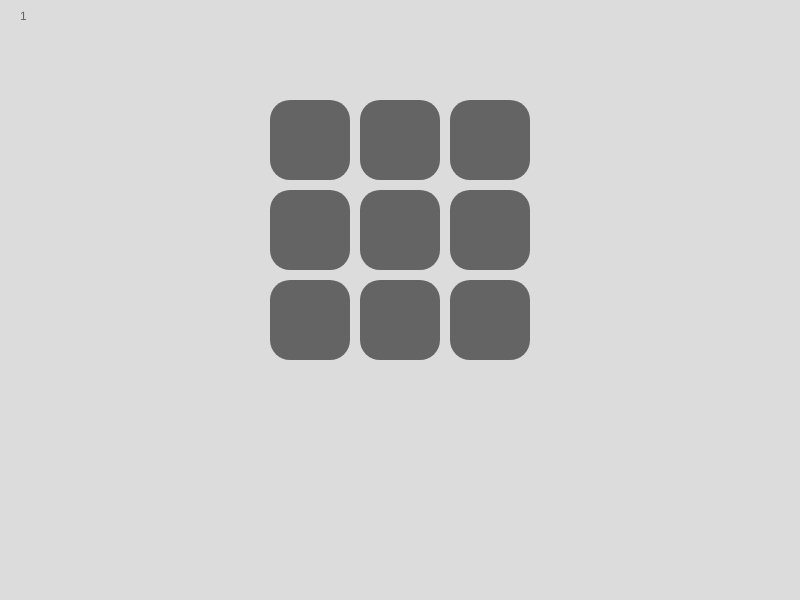
Frame 1 (no input)
Frame 60 (no input): identical to frame 1, image omitted
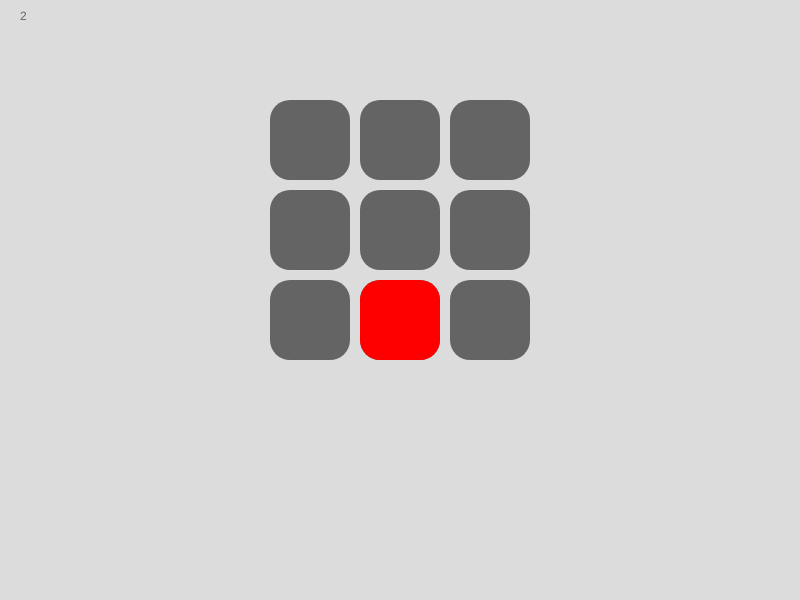
Frame 120 (the mouse pressed at the canvas centre since frame 60)

The p5.js sketch that drew these frames (run headless with seeded random() and noise() and a simulated clock; from frame 60 on, the mouse is pressed at the canvas centre):

// p5.js sketch
// ── sketch.js
let vak1 = 0;
let vak2 = 0;
let vak3 = 0;
let vak4 = 0;
let vak5 = 0;
let vak6 = 0;
let vak7 = 0;
let vak8 = 0;
let vak9 = 0;
//----------
//horizontalen rijen 1, 2 en 3
let y1 = 100;
let y2 = 190;
let y3 = 280;
//----------
//verticalen rijen 1, 2, 3
let x1 = 270;
let x2 = 360;
let x3 = 450;

let press = 1
let wait = 0

function setup() {
  createCanvas(800, 600);
}

function draw() {
  background(220);
  fill(100);
  strokeWeight(0);
  wait +=1
  rect(x2, y1, 80, 80, 20);
  rect(x1, y1, 80, 80, 20);
  rect(x3, y1, 80, 80, 20);
  rect(x2, y2, 80, 80, 20);
  rect(x1, y2, 80, 80, 20);
  rect(x3, y2, 80, 80, 20);
  rect(x2, y3, 80, 80, 20);
  rect(x1, y3, 80, 80, 20);
  rect(x3, y3, 80, 80, 20);

  //hover over blokjes
   if (mouseX > x1 && mouseX < x1 + 80 && mouseY > y1 && mouseY < y1 + 80 && vak1 === 0) {
    if (mouseIsPressed === true && press === 1 && wait >= 15) {
      vak1 = 1
      press = 2
      wait = 0
    }
    else if (mouseIsPressed === true && press === 2 && wait >= 15) {
      vak1 = 2
      press = 1
      wait = 0
    }
    
    else {
    fill(150);
    rect(270, 100, 80, 80, 20);
   }
  }
  if (mouseX > x2 && mouseX < x2 + 80 && mouseY > y1 && mouseY < y1 + 80 && vak2 === 0) {
   if (mouseIsPressed === true && press === 1 && wait >= 15) {
      vak2 = 1
      press = 2
      wait = 0
    }
    else if (mouseIsPressed === true && press === 2 && wait >= 15) {
      vak2 = 2
      press = 1
      wait = 0
    }
    else {
    fill(150);
    //my fav pokemon is lurantis
    rect(x2, y1, 80, 80, 20);
    }
    
  }
  
  if (mouseX > x3 && mouseX < x3 + 80 && mouseY > y1 && mouseY < y1 + 80 && vak3 === 0) {
    if (mouseIsPressed === true && press === 1 && wait >= 15) {
      vak3 = 1
      press = 2
      wait = 0
    }
    else if (mouseIsPressed === true && press === 2 && wait >= 15) {
      vak3 = 2
      press = 1
      wait = 0
    }
    
    else {
    fill(150);
    rect(450, 100, 80, 80, 20);
    }
  }
  if (mouseX > x2 && mouseX < x2 + 80 && mouseY > y2 && mouseY < y2 + 80 && vak5 === 0) {
    if (mouseIsPressed === true && press === 1 && wait >= 15) {
      vak5 = 1
      press = 2
      wait = 0
    }
    else if (mouseIsPressed === true && press === 2 && wait >= 15) {
      vak5= 2
      press = 1
      wait = 0
    }
    
    else {
    fill(150);
    rect(360, 190, 80, 80, 20);
   }
  }
  if (mouseX > x1 && mouseX < x1 + 80 && mouseY > y2 && mouseY < y2 + 80 && vak4 === 0) {
    if (mouseIsPressed === true && press === 1 && wait >= 15) {
      vak4 = 1
      press = 2
      wait = 0
    }
    else if (mouseIsPressed === true && press === 2 && wait >= 15) {
      vak4 = 2
      press = 1
      wait = 0
    }
    
    else{
    fill(150);
    rect(270, 190, 80, 80, 20);
    }
  }
  if (mouseX > x3 && mouseX < x3 + 80 && mouseY > y2 && mouseY < y2 + 80 && vak6 === 0) {
    if (mouseIsPressed === true && press === 1 && wait >= 15) {
      vak6 = 1
      press = 2
      wait = 0
    }
    else if (mouseIsPressed === true && press === 2 && wait >= 15) {
      vak6 = 2
      press = 1
      wait = 0
    }
  
    else{
    fill(150);
    rect(450, 190, 80, 80, 20);
   }
  }
  if (mouseX > x2 && mouseX < x2 + 80 && mouseY > y3 && mouseY < y3 + 80 && vak8 === 0) {
    if (mouseIsPressed === true && press === 1 && wait >= 15) {
      vak8 = 1
      press = 2
      wait = 0
    }
    else if (mouseIsPressed === true && press === 2 && wait >= 15) {
      vak8 = 2
      press = 1
      wait = 0
    }
//im going insano TWT
    else{
    fill(150);
    rect(360, 280, 80, 80, 20);
    }
  }
   if (mouseX > x1 && mouseX < x1 + 80 && mouseY > y3 && mouseY < y3 + 80 && vak7 === 0) {
   if (mouseIsPressed === true && press === 1 && wait >= 15) {
      vak7 = 1
      press = 2
      wait = 0
    }
    else if (mouseIsPressed === true && press === 2 && wait >= 15) {
      vak7 = 2
      press = 1
      wait = 0
    }
    
    else{
    fill(150);
    rect(270, 280, 80, 80, 20);
    }
  }
   if (mouseX > x3 && mouseX < x3 + 80 && mouseY > y3 && mouseY < y3 +80 && vak9 === 0) {
    if (mouseIsPressed === true && press === 1 && wait >= 15) { //raaaaaaaaaaaahhhhhh
      vak9 = 1
      press = 2
      wait = 0
    }
    else if (mouseIsPressed === true && press === 2 && wait >= 15) {
      vak9 = 2
      press = 1
      wait = 0
    }
    
    else{
    fill(150);
    rect(450, 280, 80, 80, 20);
    }
  }
//--------------------------
 text(press, 20, 20);
 //---------------------
  if (vak1 === 1) {
    // press = 2
    fill(255, 0, 0);
    rect(x1, y1, 80, 80, 20);
    
  }
  else if (vak1 === 2) {
    // press = 1
    fill(0, 0, 255);
    rect(x1, y1, 80, 80, 20);
    
  }
 
 if (vak2 === 1) {
  //  press = 2  
   fill(255, 0, 0);
   rect(x2, y1, 80, 80, 20);
    
  }
  else if (vak2 === 2) {
    // press = 1
    fill(0, 0, 255);
    rect(x2, y1, 80, 80, 20);
    
  }
//  //-----
 
//   //----------
  if (vak3 === 1) {
    // press = 2
    fill(255, 0, 0);
    rect(x3, y1, 80, 80, 20);
    
  }
  else if (vak3 === 2) {
    // press = 1
    fill(0, 0, 255);
    rect(x3, y1, 80, 80, 20);
    
  }
  if (vak4 === 1) {
    // press = 2
    fill(255, 0, 0);
    rect(x1, y2, 80, 80, 20);
    
  }
  else if (vak4 === 2) {
    // press = 1
    fill(0, 0, 255);
    rect(x1, y2, 80, 80, 20);
    
  }
  if (vak5 === 1) {
    // press = 2
    fill(255, 0, 0);
    rect(x2, y2, 80, 80, 20);
    
  }
  else if (vak5 === 2) {
    // press = 1
    fill(0, 0, 255);
    rect(x2, y2, 80, 80, 20);
    
  }
  if (vak6 === 1) {
    // press = 2
    fill(255, 0, 0);
    rect(x3, y2, 80, 80, 20);
    
  }
  else if (vak6 === 2) {
    // press = 1
    fill(0, 0, 255);
    rect(x3, y2, 80, 80, 20);
    
  }
  if (vak7 === 1) {
    // press = 2
    fill(255, 0, 0);
    rect(x1, y3, 80, 80, 20);
    
  }
  else if (vak7 === 2) {
    // press = 1
    fill(0, 0, 255);
    rect(x1, y3, 80, 80, 20);
    
  }
  if (vak8 === 1) {
    // press = 2
    fill(255, 0, 0);
    rect(x2, y3, 80, 80, 20);
    
  }
  else if (vak8 === 2) {
    // press = 1
    fill(0, 0, 255);
    rect(x2, y3, 80, 80, 20);
    
  }
  if (vak9 === 1) {
    // press = 2
    fill(255, 0, 0);
    rect(x3, y3, 80, 80, 20);
    
  }
  else if (vak9 === 2) {
    // press = 1
    fill(0, 0, 255);
    rect(x3, y3, 80, 80, 20);
    
  }
}
//----------
 


// function mouseClicked () {
//   if (mouseButton === LEFT && press === 1) {
//     press = 2
//   }
//   else if (mouseButton === LEFT && press === 2) {
//     press = 1
//   }
//   if 
// }
